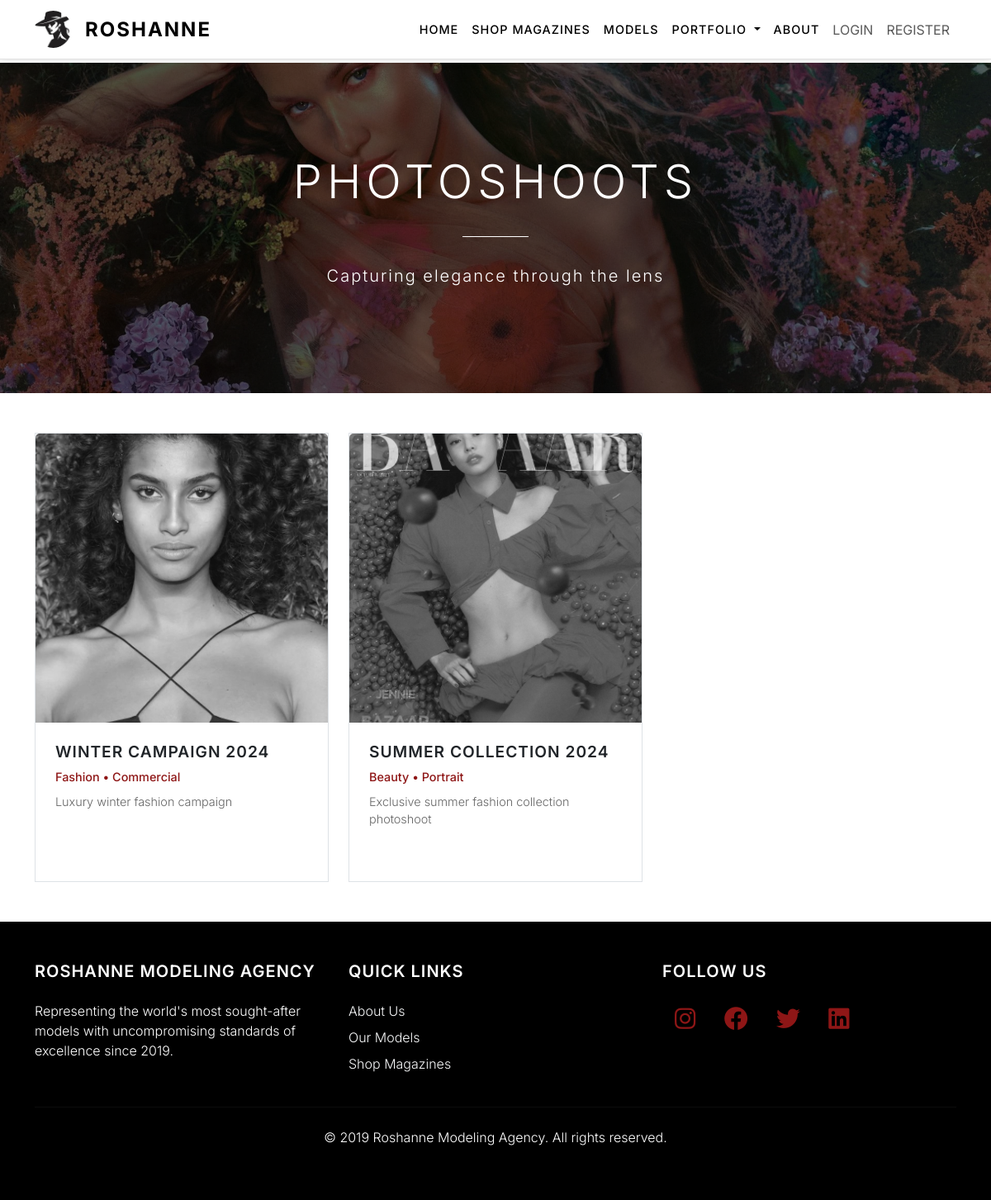
The app's page /photoshoots/ with its own data.
### myapp/models.py (models this page shows, shortened)
class Photoshoot(models.Model):
    TYPE_CHOICES = [
        ('editorial', 'Editorial'),
        ('commercial', 'Commercial'),
        ('portrait', 'Portrait'),
        ('fashion', 'Fashion'),
        ('beauty', 'Beauty'),
    ]
    title = models.CharField(max_length=200)
    description = models.TextField()
    date = models.DateTimeField()
    location = models.CharField(max_length=200)
    photographer = models.CharField(max_length=200)
    image = models.ImageField(upload_to='photoshoots/', null=True, blank=True)
    price = models.DecimalField(max_digits=10, decimal_places=2, null=True, blank=True)
    category = models.ForeignKey(MagazineCategory, on_delete=models.SET_NULL, null=True, blank=True)
    type = models.CharField(max_length=20, choices=TYPE_CHOICES, null=True, blank=True)
    created_at = models.DateTimeField(auto_now_add=True)
    updated_at = models.DateTimeField(auto_now=True)

class MagazineCategory(models.Model):
    name = models.CharField(max_length=100)
    description = models.TextField(blank=True)
    created_at = models.DateTimeField(auto_now_add=True)
    class Meta:
        verbose_name_plural = "Magazine Categories"

### myapp/views.py (the view)
# urls.py: path('photoshoots/', views.photoshoots, name='photoshoots'),
def photoshoots(request):
    photoshoots = Photoshoot.objects.all().order_by('-date')
    context = {
        'photoshoots': photoshoots,
    }
    return render(request, 'photoshoots.html', context)

### myapp/templates/photoshoots.html (shortened to what this page needs)
{% extends 'base.html' %}
{% load static %}
{% block content %}
<section class="d-flex align-items-center text-center text-white" style="background: linear-gradient(rgba(0,0,0,0.6), rgba(0,0,0,0.6)), url({% static 'images/hero4.webp' %}) center/cover; height: 50vh;">
    <div class="container">
        <h1 style="font-size: 3.5rem; font-weight: 300; letter-spacing: 6px; margin-bottom: 1rem;">PHOTOSHOOTS</h1>
        <div style="height: 1px; background-color: #FFFFFF; width: 80px; margin: 2rem auto;"></div>
        <p class="lead" style="font-weight: 300; letter-spacing: 2px;">Capturing elegance through the lens</p>
    </div>
</section>
<section class="py-5">
    <div class="container">
        <div class="row g-4">
            {% for photoshoot in photoshoots %}
            <div class="col-lg-4 col-md-6">
                <div class="card border h-100 mb-4" style="border-color: #e0e0e0; border-radius: 0; transition: all 0.3s ease;" onmouseover="this.style.transform='translateY(-10px)'; this.style.boxShadow='0 20px 40px rgba(0,0,0,0.15)'; this.style.borderColor='#8E1616'; this.querySelector('img').style.filter='grayscale(0%)';" onmouseout="this.style.transform='translateY(0)'; this.style.boxShadow='none'; this.style.borderColor='#e0e0e0'; this.querySelector('img').style.filter='grayscale(100%)';">
                    {% if photoshoot.image %}
                        <img src="{{ photoshoot.image.url }}" alt="{{ photoshoot.title }}" class="card-img-top" style="height: 350px; object-fit: cover; filter: grayscale(100%); transition: filter 0.3s ease;">
                    {% else %}
                        <img src="{% static 'images/default-photoshoot.jpg' %}" alt="{{ photoshoot.title }}" class="card-img-top" style="height: 350px; object-fit: cover; filter: grayscale(100%); transition: filter 0.3s ease;">
                    {% endif %}
                    <div class="card-body p-4">
                        <h5 style="font-size: 1.2rem; font-weight: 600; margin-bottom: 0.5rem; letter-spacing: 1px;">{{ photoshoot.title|upper }}</h5>
                        <p style="color: #8E1616; font-weight: 500; margin-bottom: 0.5rem; font-size: 0.9rem;">
                            {% if photoshoot.category %}{{ photoshoot.category.name }} • {% endif %}
                            {% if photoshoot.type %}{{ photoshoot.type|title }}{% endif %}
                        </p>
                        <p style="font-size: 0.9rem; color: #666; font-weight: 300;">{{ photoshoot.description }}</p>
                    </div>
                </div>
            </div>
            {% endfor %}
        </div>
    </div>
</section>
{% endblock %}

### records on screen
Photoshoot: image (picture), title "WINTER CAMPAIGN 2024", category.name "Fashion", type "Commercial", description "Luxury winter fashion campaign"
Photoshoot: image (picture), title "SUMMER COLLECTION 2024", category.name "Beauty", type "Portrait", description "Exclusive summer fashion collection photoshoot"
